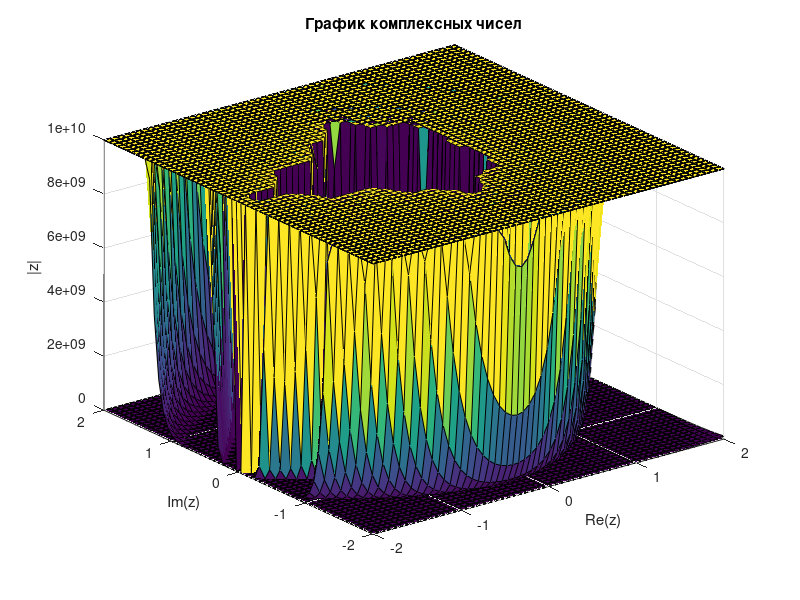

Source code (MATLAB):
x = linspace(-2, 2, 60);
y = linspace(-2, 2, 60);

[X, Y] = meshgrid(x, y);

Z = X + i*Y;
n = 10;
max_val = 1e10;
for k = 1:n
    Z = Z.^2 + (X + i*Y);
    Z(abs(Z) > max_val) = max_val;
    surf(X, Y, abs(Z));
    hold on;
end

xlabel('Re(z)');
ylabel('Im(z)');
zlabel('|z|');
title('График комплексных чисел');
hold off;